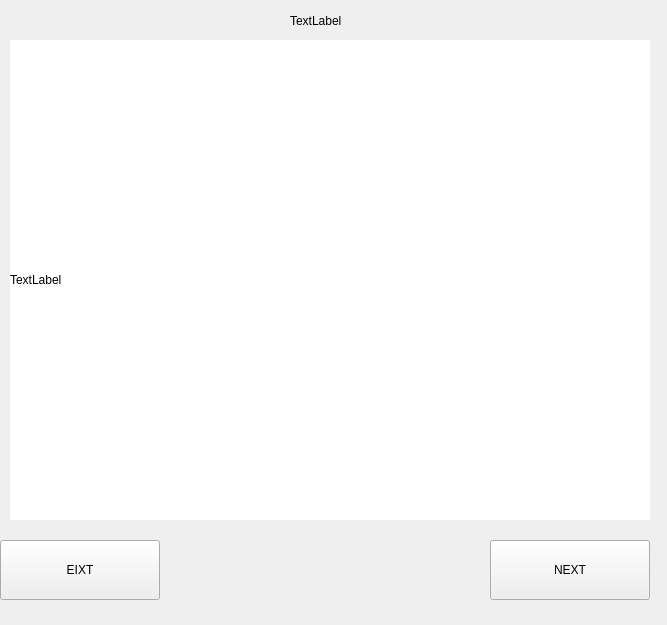
<?xml version="1.0" encoding="UTF-8"?>
<ui version="4.0">
 <class>Form</class>
 <widget class="QWidget" name="Form">
  <property name="geometry">
   <rect>
    <x>0</x>
    <y>0</y>
    <width>667</width>
    <height>625</height>
   </rect>
  </property>
  <property name="windowTitle">
   <string>Form</string>
  </property>
  <widget class="QLabel" name="label_img_show">
   <property name="geometry">
    <rect>
     <x>10</x>
     <y>40</y>
     <width>640</width>
     <height>480</height>
    </rect>
   </property>
   <property name="styleSheet">
    <string notr="true">background-color: rgb(255,255,255)</string>
   </property>
   <property name="text">
    <string>TextLabel</string>
   </property>
  </widget>
  <widget class="QPushButton" name="btn_next">
   <property name="geometry">
    <rect>
     <x>490</x>
     <y>540</y>
     <width>160</width>
     <height>60</height>
    </rect>
   </property>
   <property name="text">
    <string>NEXT</string>
   </property>
  </widget>
  <widget class="QPushButton" name="btn_exit">
   <property name="geometry">
    <rect>
     <x>0</x>
     <y>540</y>
     <width>160</width>
     <height>60</height>
    </rect>
   </property>
   <property name="text">
    <string>EIXT</string>
   </property>
  </widget>
  <widget class="QLabel" name="label_img_name">
   <property name="geometry">
    <rect>
     <x>290</x>
     <y>10</y>
     <width>141</width>
     <height>21</height>
    </rect>
   </property>
   <property name="text">
    <string>TextLabel</string>
   </property>
  </widget>
 </widget>
 <resources/>
 <connections>
  <connection>
   <sender>btn_exit</sender>
   <signal>clicked()</signal>
   <receiver>Form</receiver>
   <slot>exit()</slot>
   <hints>
    <hint type="sourcelabel">
     <x>127</x>
     <y>781</y>
    </hint>
    <hint type="destinationlabel">
     <x>256</x>
     <y>781</y>
    </hint>
   </hints>
  </connection>
  <connection>
   <sender>btn_next</sender>
   <signal>clicked()</signal>
   <receiver>Form</receiver>
   <slot>next()</slot>
   <hints>
    <hint type="sourcelabel">
     <x>575</x>
     <y>787</y>
    </hint>
    <hint type="destinationlabel">
     <x>465</x>
     <y>775</y>
    </hint>
   </hints>
  </connection>
 </connections>
 <slots>
  <slot>exit()</slot>
  <slot>next()</slot>
 </slots>
</ui>
